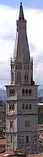
#> input picture hm3/template/daytemp.png, 43 x 157 px
$ python exp_on_template.py
#> lines starting #> are read from the running program, lines starting #| are printed output that depends on the picture; after the words box and inside, x2 and y2 are one past the last pixel; in counts of white or black regions, pixels touching at a corner belong together
from __future__ import print_function
import cv2
import numpy as np
from matplotlib import pyplot as plt


img = cv2.imread('./template/daytemp.png')
#> img is the input picture: shape (157, 43, 3); mean B, G, R 146.4, 138.6, 142.2
cv2.imshow('ghir', img)
a = img[60:90, 14:30]
cv2.imshow('ghir1',a)

a = cv2.cvtColor(a, cv2.COLOR_BGR2HSV)
cv2.imshow('ghir2',a)

#plt.hist(img[:,:,2].ravel(),256,[0,256]); plt.show()

hsv = cv2.cvtColor(img, cv2.COLOR_BGR2HSV)
#> hsv: shape (157, 43, 3); mean H, S, V 103, 33.1, 151.7

lower_red = np.array([0, 0, 0])
upper_red = np.array([255, 50, 160])

#lower_red = np.array([a[:,:,0].min(), a[:,:,1].min(), a[:,:,2].min()])
#upper_red = np.array([a[:,:,0].max(), a[:,:,1].max(), a[:,:,2].max()])

mask = cv2.inRange(hsv, lower_red, upper_red)
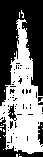
#> mask: shape (157, 43); 45.8% white; 22 white regions (21 under 20 px), largest, box (x1, y1, x2, y2) and area: (0, 19, 43, 154) 3031
res = cv2.bitwise_and(img, img, mask=mask)
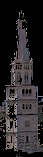
#> res: shape (157, 43, 3); mean B, G, R 39.1, 37.4, 40.4
#blur = cv2.Filter(res,(3,3),0)
closing =  cv2.dilate(res,None,iterations=2)
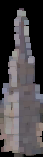
#> closing: shape (157, 43, 3); mean B, G, R 74.6, 72, 76.2
closing = cv2.erode(closing,None, iterations=3)
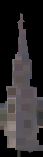
#> closing: shape (157, 43, 3); mean B, G, R 44.5, 43.1, 46.4
#closing = cv2.morphologyEx(res, cv2.MORPH_CLOSE, (7, 7))
bff = cv2.bilateralFilter(closing,4,70,70)
cv2.imshow('prova',res)
cv2.imshow('prova2',bff)

cv2.waitKey(0)
